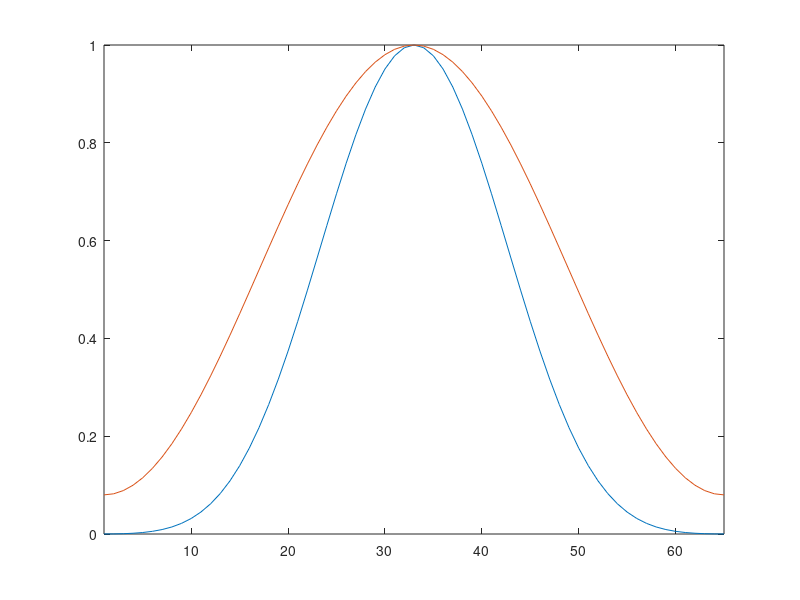

MATLAB code for this plot:
group_number  = 65;
window_blackman = window(@blackmanharris,group_number);
window_hamming = window(@hamming,group_number);
plot(1:group_number,[window_blackman,window_hamming])
axis([1 group_number 0 1])